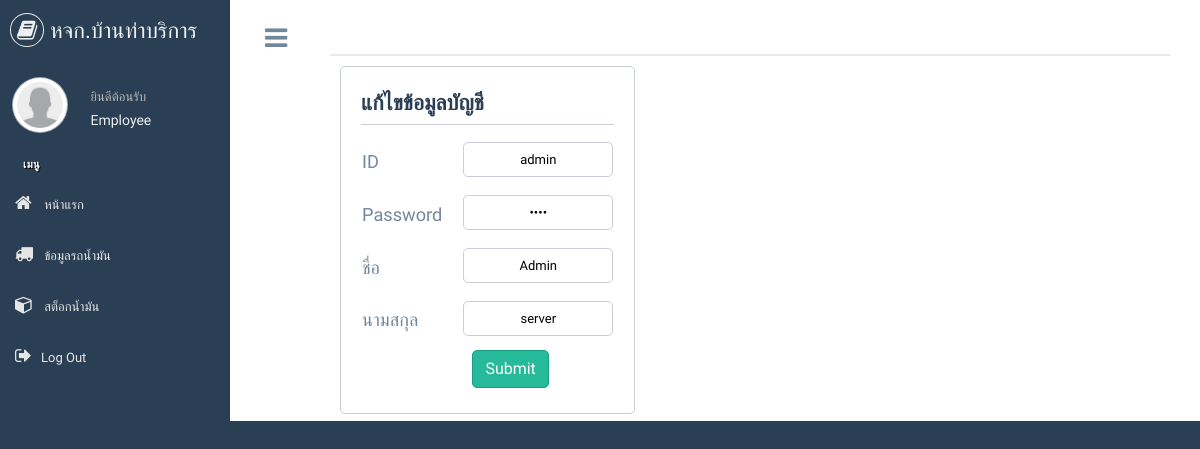
The page /production/change_user.php?id=15 (signed in) on the database its author committed.
### tables this page shows
CREATE TABLE `user` (
  `id` int(11) NOT NULL AUTO_INCREMENT,
  `Fname` varchar(100) NOT NULL,
  `Lname` varchar(100) NOT NULL,
  `username` varchar(45) NOT NULL,
  `password` varchar(45) NOT NULL,
  `level` int(11) NOT NULL DEFAULT '1',
  PRIMARY KEY (`id`)
);

### production/change_user.php (the view, shortened to what this page needs)
<!DOCTYPE html>
<html lang="en">
<head>
    <link href="../vendors/bootstrap/dist/css/bootstrap.min.css" rel="stylesheet">
    <link href="../vendors/font-awesome/css/font-awesome.min.css" rel="stylesheet">
    <link href="../vendors/nprogress/nprogress.css" rel="stylesheet">
    <link href="../vendors/iCheck/skins/flat/green.css" rel="stylesheet">
    <link href="../vendors/bootstrap-progressbar/css/bootstrap-progressbar-3.3.4.min.css" rel="stylesheet">
    <link href="../vendors/jqvmap/dist/jqvmap.min.css" rel="stylesheet" />
    <link href="../vendors/bootstrap-daterangepicker/daterangepicker.css" rel="stylesheet">
    <link href="../build/css/custom.min.css" rel="stylesheet">
</head>
<body class="nav-md">
    <div class="container body">
        <div class="main_container">
            <div class="col-md-3 left_col">
                <div class="left_col scroll-view">
                    <div class="navbar nav_title" style="border: 0;">
                        <a href="index.php" class="site_title"><i class="fa fa-book"></i> <span>หจก.บ้านท่าบริการ</span></a>
                    </div>
                    <div class="profile clearfix">
                        <div class="profile_pic">
                            <img src="images/user.png" alt="..." class="img-circle profile_img">
                        </div>
                        <div class="profile_info">
                            <span>ยินดีต้อนรับ</span>
                            <h2>
                                <?php
                                echo $_SESSION['user_name'];
                                ?>
                            </h2>
                        </div>
                    </div>
                    <br />
                    <div id="sidebar-menu" class="main_menu_side hidden-print main_menu">
                        <div class="menu_section">
                            <h3>เมนู</h3>
                            <ul class="nav side-menu">
                                <li><a href="index.php"><i class="fa fa-home"></i> หน้าแรก</a></li>
                                <?php if ($_SESSION['user_level'] == 2) { ?>
                                    <li><a href="#"><i class="fa fa-money"></i> ราคาน้ำมัน</a></li>
                                    <li><a href="#"><i class="fa fa-bar-chart"></i> ต้นทุน</a></li>
                                    <li><a href="#"><i class="fa fa-history"></i> ประวัติการสั่งซื้อ</a></li>
                                    <li><a href="informationGasCar.php"><i class="fa fa-truck"></i> ข้อมูลรถน้ำมัน</a></li>
                                    <li><a href="stockFuel.php"><i class="fa fa-cube"></i> สต็อกน้ำมัน</a></li>
                                    <li><a href="management.php"><i class="fa fa-users"></i> จัดการบัญชีผู้ใช้</a></li>
                                    <li><a href="logout.php"><i class="fa fa-sign-out"> </i>Log Out</a></li>
                                <?php } else { ?>
                                    <li><a href="informationGasCar.php"><i class="fa fa-truck"></i> ข้อมูลรถน้ำมัน</a></li>
                                    <li><a href="stockFuel.php"><i class="fa fa-cube"></i> สต็อกน้ำมัน</a></li>
                                    <li><a href="logout.php"><i class="fa fa-sign-out"> </i>Log Out</a></li>
                                <?php } ?>
                            </ul>
                        </div>
                    </div>
                </div>
            </div>
            <div class="right_col" role="main" style="background-color: white;">
                <div class="nav toggle">
                    <a id="menu_toggle"><i class="fa fa-bars"></i></a>
                </div>
                <div class="row">
                    <div class="col-md-12 col-sm-12 ">
                        <div class="dashboard_graph">
                            <div class="row x_title">
                                <div class="col-md-6">
                                </div>
                            </div>
                            <div class="setfont1">
                                <div class="setborder">
                                    <form action="change-pro.php" method="POST">
                                        <div class="showdetail">แก้ไขข้อมูลบัญชี</div>
                                        <?php
                                        require_once "connect.php";
                                        $id = $_GET['id'];
                                        $userQuery = "SELECT * from user WHERE id = $id";
                                        $result = mysqli_query($connect, $userQuery);
                                        $row = mysqli_fetch_assoc($result)
                                        ?>
                                        <table>
                                            <tr>
                                                <td class="name">ID </td>
                                                <td><input type="text" name="id" placeholder="<?php echo $row['username'] ?>" value="<?php echo $row['username'] ?>"></td>
                                            </tr>
                                            <tr>
                                                <td class="name">Password </td>
                                                <td><input type="password" name="pass" placeholder="<?php echo $row['password'] ?>" value="<?php echo $row['password'] ?>"></td>
                                            </tr>
                                            <tr>
                                                <td class="name">ชื่อ</td>
                                                <td><input type="text" name="Fname" placeholder="<?php echo $row['Fname'] ?>" value="<?php echo $row['Fname'] ?>"></td>
                                            </tr>
                                            <tr>
                                                <td class="name">นามสกุล</td>
                                                <td><input type="text" name="Lname" placeholder="<?php echo $row['Lname'] ?>" value="<?php echo $row['Lname'] ?>"></td>
                                            </tr>
                                        </table>
                                        <input type="submit" class="btn btn-success" value="Submit">
                                    </form>
                                </div>
                            </div>
</body>
</html>

### production/change_user.php (style rules this page uses)
.setfont1, .menu_section, .profile_info, .site_title { font-family: 'Prompt', sans-serif; }
@media only screen and (max-width: 1366px) { .setborder { width: 36%; } }
form .showdetail { font-weight: 600; padding-bottom: 5px; margin-bottom: 10px; border-bottom: 0.5px solid rgb(202, 206, 215); font-size: 165%; color: #2B3E54; }
input[type="text"], input[type="password"] { border: 1px solid rgb(202, 206, 215); margin-right: 15px; width: 100%; height: 35px; text-align: center; margin-bottom: 10px; margin-top: 4%; border-radius: 5px; }
input[type="submit"] { margin-left: 44%; margin-top: 3.5px; border-radius: 5px; }
.setborder { border: 1px solid rgb(202, 206, 215); padding: 20px 20px 20px 20px; border-radius: 5px; }
td.name { font-size: 140%; padding-right: 20px; padding-top: 1%; font-weight: 450; }

### rows shown on the page
user: id "admin", Fname "Admin", Lname "server"

### other values the page prints
$_SESSION['user_name'] "Employee"
